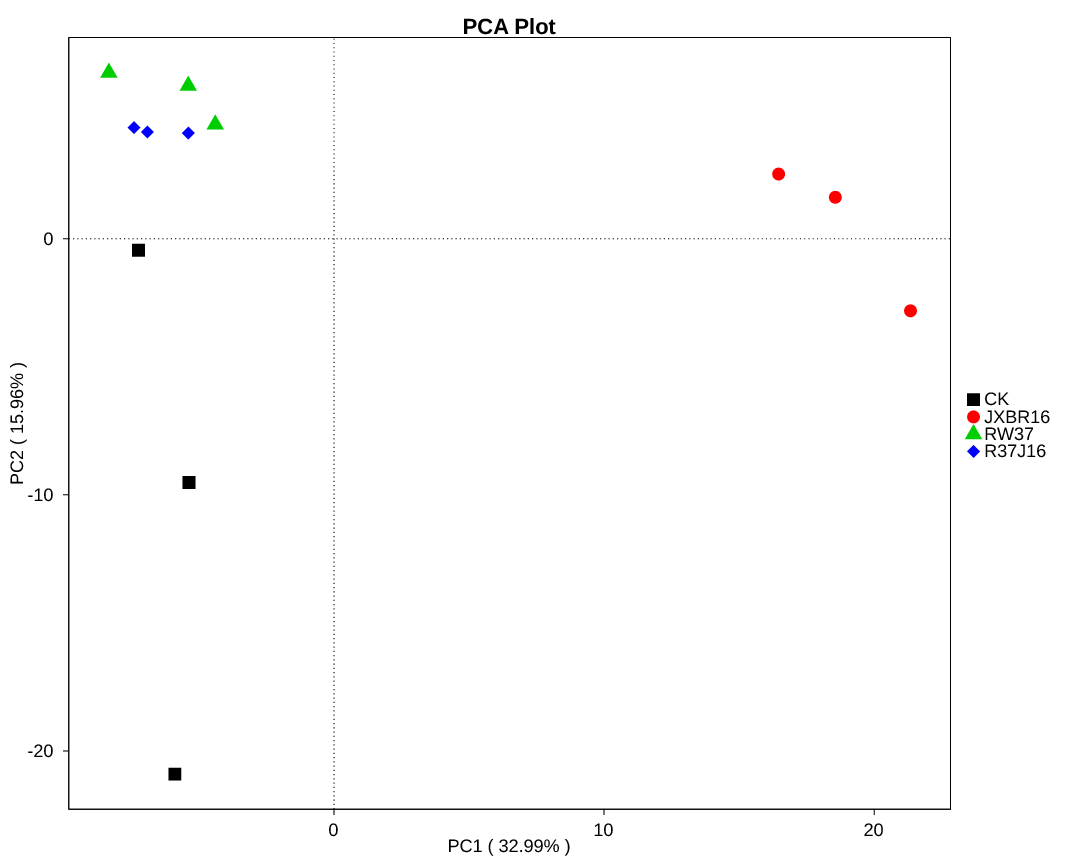

Recreate this plot in R.

    require(ade4)
    require(cluster)
    require(grid)
    require(fpc)
    require(clusterSim)
    require(RColorBrewer)
	require(ggplot2)
	setwd("/Mega/bioinfo/sci/Project/Mic/16sRNA/C10117100230/Project/project1/output/03.Diversity/BetaDiversity/PCA/family")
	data = read.table("/Mega/bioinfo/sci/Project/Mic/16sRNA/C10117100230/Project/project1/output/03.Diversity/BetaDiversity/PCA/family/sample.f.relative.mat", head=T, na.strings=T,row.names=1,sep="\t")
	groups = read.table("/Mega/bioinfo/sci/Project/Mic/16sRNA/C10117100230/Project/project1/output/03.Diversity/BetaDiversity/PCA/group.list", head=F,na.strings=T,colClasses=c("character","character"))
	
    b <- matrix(0,nrow = nrow(data), ncol = ncol(data))
    for(i in 1:ncol(data)){
        b[,i] = data[ ,i]/sum(data[ ,i])
    }
    colnames(b) <- colnames(data)
    rownames(b) <- rownames(data)
    data <- t(b)

    length=length(unique(as.character(groups$V1)))
    times1=length%/%8
    res1=length%%8
    times2=length%/%5
    res2=length%%5
    col1=rep(1:8,times1)
    col=c(col1,1:res1)
    pich1=rep(c(15:18,20,7:14,0:6),times2)
    pich=c(pich1,15:(15+res2))

######################### PCA base on ade4 ###############################   		
    pca = dudi.pca(data[,1:ncol(data)], scannf=F, nf=5)
    PC1 = pca$li[,1]
    PC2 = pca$li[,2]
    PC12 = pca$li[,1:2]
    write.csv(pca$li,file="pca.csv")	
    ncol=ncol(groups)
    group1=c()
    group2=c() 
    for(i in 1:length(groups$V1)){
        Order=grep(paste0('^',rownames(pca$li)[i],'$'),groups$V1,perl=T)
        group1[i]=groups$V2[Order]
        if(ncol==3){
           group2[i]=groups$V3[Order]
        }
    }
    group1=factor(group1,levels=unique(group1))## edit by ye,to fix group order 2015-12-07
    group2=factor(group2,levels=unique(group2))## edit by ye,to fix group order 2015-12-07
    if(ncol==2){
        plotdata = data.frame(rownames(pca$li),PC1,PC2,group1)
        colnames(plotdata)=c("sample","PC1","PC2","group")
        point<-geom_point(aes(colour=group,shape=group),size=6)
    }else if(ncol==3){
        plotdata = data.frame(rownames(pca$li),PC1,PC2,group1,group2)
        colnames(plotdata)=c("sample","PC1","PC2","group1","group2")
        point<-geom_point(aes(colour=group1,shape=group2),size=6)
    }
    plotdata$sample = factor(plotdata$sample,levels=unique(plotdata$sample))## edit by ye,to fix samples order 2015-12-07
	plotdata$PC1=as.numeric(as.vector(plotdata$PC1))
	plotdata$PC2=as.numeric(as.vector(plotdata$PC2))
	pc1 <- round((pca$eig/sum(pca$eig))*100,2)[1]
    pc2 <- round((pca$eig/sum(pca$eig))*100,2)[2]

######################### PCA plot without cluster ############################
    plot<-ggplot(plotdata, aes(PC1, PC2)) +
        point+ 
        scale_shape_manual(values=pich)+
        scale_colour_manual(values=col)+
        labs(title="PCA Plot") + xlab(paste("PC1 ( ",pc1,"%"," )",sep="")) + ylab(paste("PC2 ( ",pc2,"%"," )",sep=""))+
        theme(text=element_text(family="Arial",size=18))+
                geom_vline(aes(x=0,y=0),linetype="dotted")+
                         geom_hline(aes(x=0,y=0),linetype="dotted")+
       	    theme(panel.background = element_rect(fill='white', colour='black'), panel.grid=element_blank(), axis.title = element_text(color='black',family="Arial",size=18),axis.ticks.length = unit(0.4,"lines"), axis.ticks = element_line(color='black'), axis.ticks.margin = unit(0.6,"lines"),axis.line = element_line(colour = "black"), axis.title.x=element_text(colour='black', size=18),axis.title.y=element_text(colour='black', size=18),axis.text=element_text(colour='black',size=18),legend.title=element_blank(),legend.text=element_text(family="Arial", size=18),legend.key=element_blank())+
            theme(plot.title = element_text(size=22,colour = "black",face = "bold"))

    cairo_pdf(filename="/Mega/bioinfo/sci/Project/Mic/16sRNA/C10117100230/Project/project1/output/03.Diversity/BetaDiversity/PCA/family/PCA.pdf",height=12,width=15)
    plot
dev.off()
	
